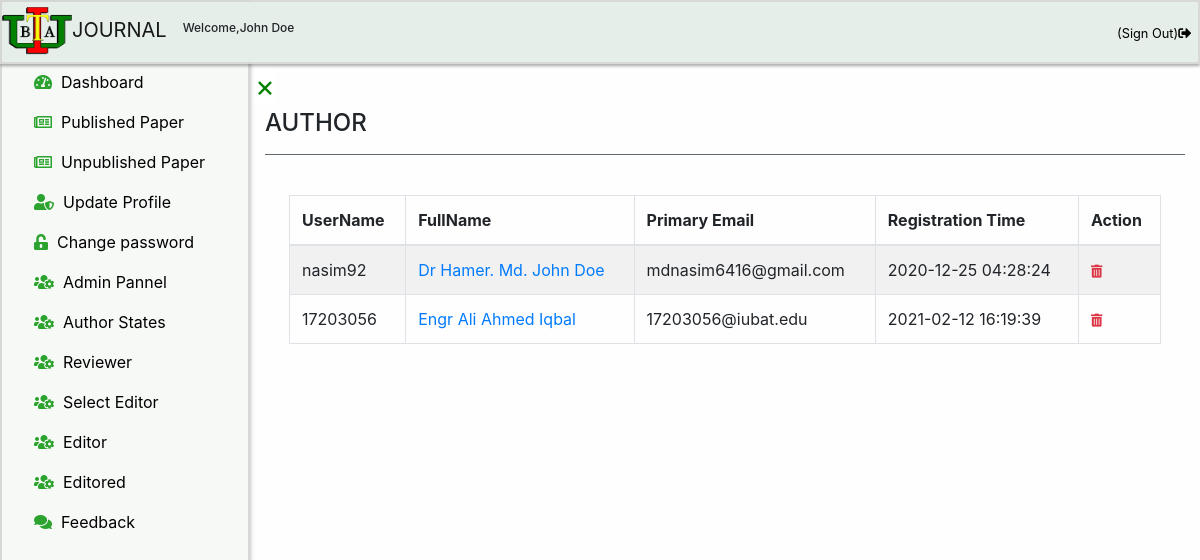
The page /chiefeditor/authors.php (signed in) on the database as committed earlier.
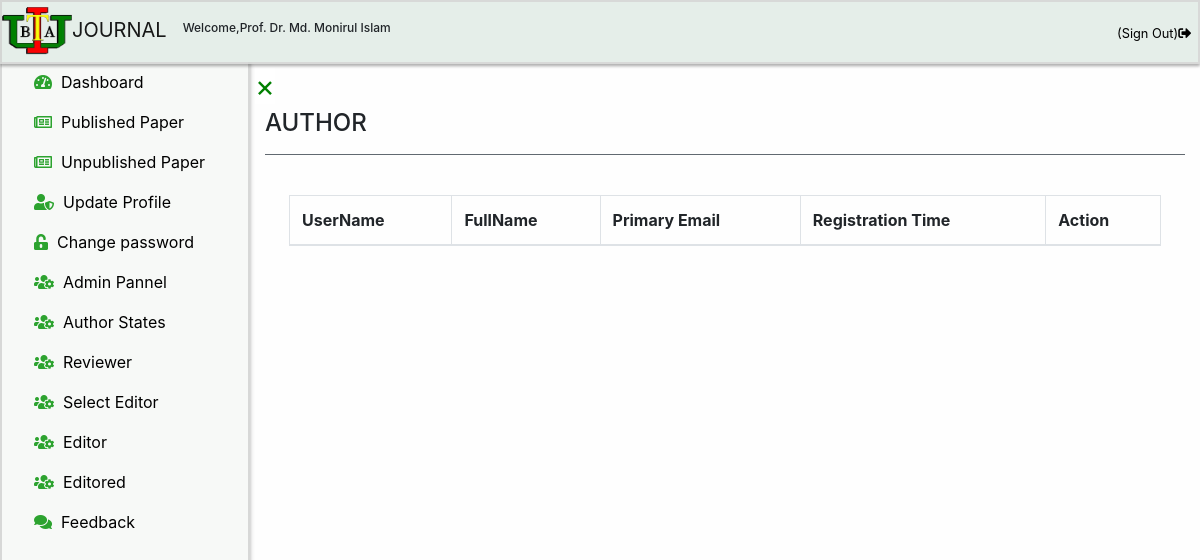
The same page on the database as committed later.
### tables this page shows
CREATE TABLE `chiefeditor` (
  `id` int(11) NOT NULL,
  `fullname` varchar(100) NOT NULL,
  `password` varchar(100) NOT NULL,
  `email` varchar(100) NOT NULL,
  `contact` varchar(100) NOT NULL
);

CREATE TABLE `author` (
  `id` int(11) NOT NULL,
  `username` varchar(100) NOT NULL,
  `title` varchar(100) NOT NULL,
  `firstname` varchar(100) NOT NULL,
  `middlename` varchar(100) DEFAULT NULL,
  `lastname` varchar(100) NOT NULL,
  `primaryemail` varchar(100) NOT NULL,
  `primaryemailcc` varchar(100) NOT NULL,
  `secondaryemail` varchar(100) NOT NULL,
  `secondaryemailcc` varchar(100) NOT NULL,
  `password` varchar(100) NOT NULL,
  `contact` varchar(100) NOT NULL,
  `address` varchar(100) NOT NULL,
  `registrationtime` timestamp NOT NULL DEFAULT current_timestamp(),
  `reviewerselection` int(11) DEFAULT NULL,
  `validation_code` varchar(255) NOT NULL,
  `activation` int(11) DEFAULT NULL,
  `associateeditor` int(100) DEFAULT NULL,
  `academiceditor` int(100) DEFAULT NULL
);

### chiefeditor/authors.php (the view, shortened to what this page needs)
<?php
include('../link/config.php');
if(strlen($_SESSION['alogin'])=="")
    {
    header("Location: ../chiefeditorlogin");
    }
    else
    {
     $editoremail = $_SESSION["email"];
     $sql = "SELECT chiefeditor.id,chiefeditor.fullname,chiefeditor.password,chiefeditor.contact FROM chiefeditor WHERE email='$editoremail'";
     $query = $dbh->prepare($sql);
     $query->execute();
     if($query->rowCount() > 0)
     {
?>
  <!DOCTYPE html>
  <html lang="en">
  <head>
    <link rel="stylesheet" href="../css/bootstrap.min.css">
    <link rel="stylesheet" href="../css/jquery.dataTables.min.css">
    <link rel="stylesheet" href="../css/index.css">
    <link rel="stylesheet" href="../css/fontawesome.v5.3.1.all.css">
  </head>
  <body>
  <div class="sticky-top header-floating">
  <?php
  include 'header.php';
  ?>
  </div>
  <div id="mySidebar" class="sidebar">
    <?php
    include 'sidebar.php';
    ?>
  </div>
  <div id="main">
  <a href="javascript:void(0)" class="closebtn" id="closesignof" onclick="closeNav()">×</a>
  <div class="container">
  <h4>AUTHOR</h4>
  <hr class="bg-secondary" >
  <div class="table-responsive p-4">
<table  id="dtBasicExample" class="table table-striped table-bordered table-hover"  cellspacing="0">
<thead>
        <tr>
            <th >UserName</th>
            <th >FullName</th>
            <th >Primary Email</th>
            <th >Registration Time</th>
            <th>Action</th>
        </tr>
</thead>
<tbody id="myTable-admin">
<?php $sql = "SELECT author.id,author.username,author.title,author.firstname,author.middlename,author.lastname,author.primaryemail,author.primaryemailcc,author.secondaryemail,author.secondaryemailcc,author.contact,author.address,author.registrationtime,author.reviewerselection,author.associateeditor,author.academiceditor from author WHERE associateeditor IS NULL and academiceditor IS NULL";
$query = $dbh->prepare($sql);
$query->execute();
$results=$query->fetchAll(PDO::FETCH_OBJ);
$cnt=1;
if($query->rowCount() > 0)
{
foreach($results as $result)
{   ?>
  <tr>
            <td ><?php echo htmlentities($result->username);?></td>
            <td ><a href="profile.php?email=<?php echo htmlentities($result->primaryemail);?>"><?php echo htmlentities($result->title).' '.htmlentities($result->firstname).' '.htmlentities($result->middlename).' '.htmlentities($result->lastname);?></a></td>
            <td ><?php echo htmlentities($result->primaryemail);?></td>
            <td ><?php echo htmlentities($result->registrationtime);?></td>
<td>
<a class="text-danger" href="delete-author.php?id=<?php echo htmlentities($result->id);?>"onclick="return confirm('Are you sure you want to delete this Author?');"><i class="fas fa-trash-alt" title="Delete"></i></a>
</td>
</tr>
<?php $cnt=$cnt+1;}} ?>
    </tbody>
</table>
</div>
</div>
</div>
</body>
</html>
<?php
}
else {
  echo "<script>alert('You are not a Chief Editor.Try to log in as a Chief Editor');</script>";
  header("refresh:0;url=../chiefeditorlogin");
}
}
?>

### chiefeditor/header.php (shortened to what this page needs)
<?php
include('../link/config.php');
if(strlen($_SESSION['alogin'])=="")
    {
    header("Location:../chiefeditorlogin");
    } else {
      $chiefeditoremail = $_SESSION["email"];
       $sql = "SELECT chiefeditor.id,chiefeditor.fullname,chiefeditor.password,chiefeditor.contact FROM chiefeditor WHERE email='$chiefeditoremail'";
      $query = $dbh->prepare($sql);
      $query->execute();
      $results=$query->fetchAll(PDO::FETCH_OBJ);
      if($query->rowCount() > 0)
      {
        foreach($results as $result) {
?>
<!DOCTYPE html>
<html lang="en">
<head>
    <link rel="stylesheet" href="../css/heading.css">
    <link rel="stylesheet" href="../css/bootstrap.min.css">
    <link rel="stylesheet" href="https://use.fontawesome.com/releases/v5.3.1/css/all.css">
</head>
<body>
<nav class="navbar nav-class navbar-expand-lg navbar-light">
  <a class="navbar-brand" href="dashboard"><img src="../images/Iubat-logo.png">JOURNAL</a>
  <h6 style="font-size:12px;">Welcome,<?php  echo htmlentities($result->fullname);  } ?></h6>
  <div class="collapse navbar-collapse" id="navbarSupportedContent">
    <ul class="navbar-nav ml-auto ul-nav">
        <li class="nav-item active" >
        <span class="navbar-text"> <a class="nav-link" href="logout" onclick="return confirm('Are you sure you want Logging out the system?');" title = "Sign Out"><small>(Sign Out)</small><i class="fas fa-sign-out-alt"></i></a></span>
        </li>
        </ul>
  </div>
</nav>
</body>
</html>
    <?php }
    else {
      echo "<script>alert('You are not an Editor.Try to log in as an Editor');</script>";
      header("refresh:0;url=../chiefeditorlogin");
    }
   }?>

Rows that differ between the two databases and show on the page:
removed author: username "nasim92", title "Dr Hamer.", firstname "Md.", middlename "John", lastname "Doe", primaryemail "mdnasim6416@gmail.com", registrationtime "2020-12-25 04:28:24"
removed author: username "17203056", title "Engr", firstname "Ali", middlename "Ahmed", lastname "Iqbal", primaryemail "17203056@iubat.edu", registrationtime "2021-02-12 16:19:39"
changed chiefeditor: fullname "John Doe" → "Prof. Dr. Md. Monirul Islam"
